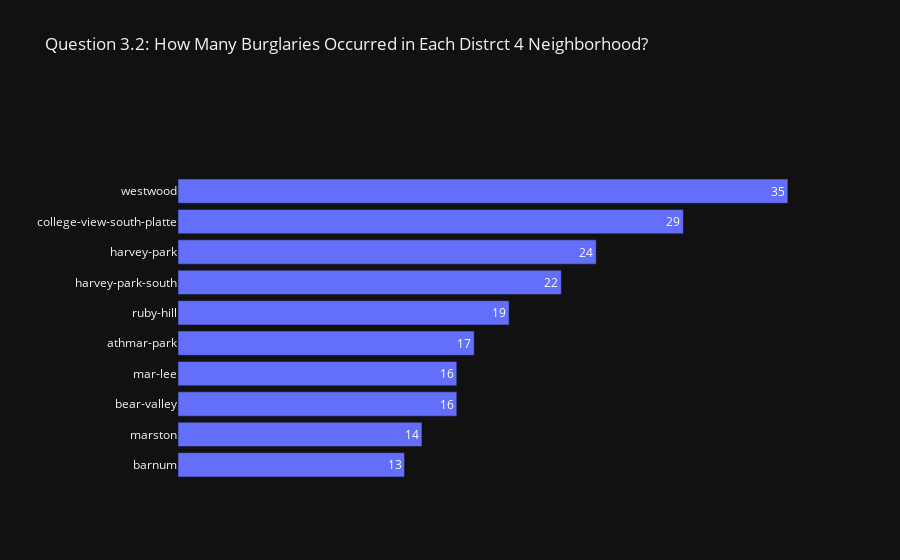

Notebook cell for this chart:
### Code cell
fig = px.bar(df_burg_grouped,             
             x='OFFENSE_CATEGORY_ID', 
             y='NEIGHBORHOOD_ID',
             text='OFFENSE_CATEGORY_ID',
             template='plotly_dark',
             orientation='h',
             title='Question 3.2: How Many Burglaries Occurred in Each Distrct 4 Neighborhood?')

fig.update_xaxes(showgrid=False,  
                 title_text='',  # Not showing an x axis label because it's clear that this is year
                 #tickformat='f0',
                 #tick0=0, 
                 dtick=1,
                 showticklabels=False,
                 showline=False,
                 zeroline=False
                )

# y axis
fig.update_yaxes(#range=[0, 10]), 
                 title_text='',
                 #tick0=0,      #NOTE:  This is not working as I would expect!
                 #dtick=.05,
                 range=[2.5, 15],
                 #tickformat='% {text:.1%}',
                 showticklabels=True,
                 showline=False,
                 zeroline=False
                 )

# Bar Labels
fig.update_traces(textposition='auto', 
                  #texttemplate='%{text:.1%}' 
                 )

fig.show()

### Figure 1 — Plotly figure (JSON) as saved in the notebook; plotly's stock layout.template omitted (floating-point values rounded to 4 significant figures)
{"data": [{"alignmentgroup": "True", "hovertemplate": "OFFENSE_CATEGORY_ID=%{text}<br>NEIGHBORHOOD_ID=%{y}<extra></extra>", "legendgroup": "", "marker": {"color": "#636efa"}, "name": "", "offsetgroup": "", "orientation": "h", "showlegend": false, "text": [5, 10, 11, 13, 14, 16, 16, 17, 19, 22, 24, 29, 35], "textposition": "auto", "type": "bar", "x": [5, 10, 11, 13, 14, 16, 16, 17, 19, 22, 24, 29, 35], "xaxis": "x", "y": ["barnum-west", "fort-logan", "valverde", "barnum", "marston", "bear-valley", "mar-lee", "athmar-park", "ruby-hill", "harvey-park-south", "harvey-park", "college-view-south-platte", "westwood"], "yaxis": "y"}], "layout": {"autosize": true, "barmode": "relative", "legend": {"tracegroupgap": 0}, "title": {"text": "Question 3.2: How Many Burglaries Occurred in Each Distrct 4 Neighborhood?"}, "xaxis": {"anchor": "y", "autorange": true, "domain": [0, 1], "dtick": 1, "range": [0, 36.84], "showgrid": false, "showline": false, "showticklabels": false, "title": {"text": ""}, "type": "linear", "zeroline": false}, "yaxis": {"anchor": "x", "domain": [0, 1], "range": [2.5, 15], "showline": false, "showticklabels": true, "title": {"text": ""}, "type": "category", "zeroline": false}}}
